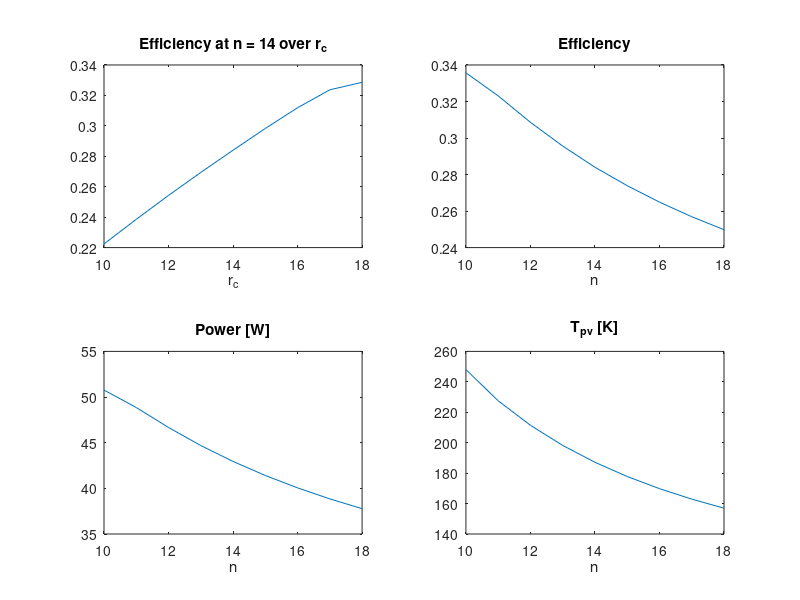

This chart was generated by the following MATLAB code:
%% Results for Task6a
% ErrorEQ > 1e-5 for rc = 14, 15, 16, 17, 18
n_10 =    [10.0000   11.0000   12.0000   13.0000   14.0000   15.0000   16.0000   17.0000   18.0000; ...
    0.1202    0.1323    0.1442    0.1553    0.1607    0.1545    0.1386    0.1246    0.1064; ...
    0.1787    0.1869    0.1944    0.2014    0.2086    0.2161    0.2257    0.2326    0.2427; ...
    0.2774    0.2945    0.3106    0.3254    0.3357    0.3361    0.3331    0.3253    0.3233; ...
   29.9642   34.9824   40.2548   45.6916   50.7637   54.4531   57.5559   59.7338   62.8491; ...
  217.8808  225.8618  233.3652  240.5334  248.0469  256.2500  267.0532  275.0000  287.1887];
  
% ErrorEQ > 1e-5 for rc = 15, 16, 17, 18
n_11 =    [10.0000   11.0000   12.0000   13.0000   14.0000   15.0000   16.0000   17.0000   18.0000; ...
    0.1202    0.1323    0.1443    0.1562    0.1674    0.1735    0.1694    0.1543    0.1383; ...
    0.1594    0.1672    0.1743    0.1809    0.1870    0.1932    0.1991    0.2085    0.2167; ...
    0.2605    0.2774    0.2935    0.3088    0.3231    0.3332    0.3327    0.3303    0.3251; ...
   28.1343   32.9501   38.0318   43.3607   48.8504   53.9765   57.4861   60.6372   63.1910; ...
  201.3451  208.4714  215.1734  221.4920  227.5416  233.9063  240.0000  250.0000  259.1296];

% ErrorEQ > 1e-5 for rc = 16, 17, 18
n_12 =    [10.0000   11.0000   12.0000   13.0000   14.0000   15.0000   16.0000   17.0000   18.0000; ...
    0.1202    0.1323    0.1443    0.1563    0.1682    0.1793    0.1848    0.1788    0.1693; ...
    0.1429    0.1502    0.1569    0.1631    0.1688    0.1742    0.1799    0.1866    0.1912; ...
    0.2459    0.2626    0.2786    0.2939    0.3086    0.3223    0.3314    0.3321    0.3245; ...
   26.5602   31.1953   36.1005   41.2637   46.6667   52.2054   57.2727   60.9728   63.0830; ...
  187.9248  194.3355  200.3729  206.0656  211.4460  216.6275  222.1973  229.0180  233.7500];

n_13 = [10.0000   11.0000   12.0000   13.0000   14.0000   15.0000   16.0000   17.0000   18.0000; ...
    0.1202    0.1323    0.1443    0.1563    0.1683    0.1802    0.1909    0.1948    0.18755; ...
    0.1285    0.1354    0.1417    0.1476    0.1530    0.1580    0.1628    0.1681    0.1744; ...
    0.2333    0.2498    0.2656    0.2808    0.2956    0.3097    0.3226    0.3301    0.3292; ...
   25.1997   29.6733   34.4199   39.4287   44.6891   50.1791   55.7450   60.6080   64.0061; ...
  176.8802  182.6840  188.1577  193.3248  198.2065  202.8323  207.3425  212.4011  218.6262];

n_14 =    [10.0000   11.0000   12.0000   13.0000   14.0000   15.0000   16.0000   17.0000   18.0000;...
    0.1202    0.1323    0.1443    0.1563    0.1683    0.1803    0.1921    0.2018    0.2029;...
    0.1161    0.1226    0.1285    0.1340    0.1391    0.1439    0.1483    0.1526    0.1577;...
    0.2224    0.2386    0.2543    0.2694    0.2840    0.2983    0.3119    0.3237    0.3286;...
   24.0184   28.3475   32.9518   37.8210   42.9461   48.3169   53.8990   59.4229   63.8815;...
  167.6819  172.9659  177.9562  182.6727  187.1328  191.3529  195.3672  199.3864  204.1656];

%ErrorEQ is above 1e-5 for rc = 10
n_15 =    [10.0000   11.0000   12.0000   13.0000   14.0000   15.0000   16.0000   17.0000   18.0000;...
    0.1202    0.1323    0.1443    0.1563    0.1683    0.1804    0.1923    0.2038    0.2115;...
    0.1053    0.1113    0.1169    0.1221    0.1269    0.1314    0.1355    0.1395    0.1436;...
    0.2129    0.2289    0.2443    0.2593    0.2739    0.2880    0.3018    0.3149    0.3247;...
   22.9880   27.1878   31.6642   36.4077   41.4097   46.6622   52.1534   57.8127   63.1251;...
  159.9415  164.7767  169.3491  173.6756  177.7710  181.6484  185.3226  188.8478  192.5763];

%ErrorEQ is above 1e-5 for rc = 10
n_16 =    [10.0000   11.0000   12.0000   13.0000   14.0000   15.0000   16.0000   17.0000   18.0000;...
    0.1202    0.1323    0.1443    0.1563    0.1683    0.1804    0.1924    0.2043    0.2150;...
    0.0958    0.1014    0.1067    0.1116    0.1161    0.1203    0.1243    0.1280    0.1315;...
    0.2045    0.2203    0.2356    0.2504    0.2649    0.2790    0.2927    0.3061    0.3182;...
   22.0862   26.1694   30.5307   35.1608   40.0513   45.1952   50.5849   56.1994   61.8623;...
  153.3684  157.8134  162.0218  166.0083  169.7856  173.3648  176.7564  179.9784  183.1436];

%ErrorEQ is above 1e-5 for rc = 10, 17
n_17 =    [10.0000   11.0000   12.0000   13.0000   14.0000   15.0000   16.0000   17.0000   18.0000;...
    0.1202    0.1323    0.1443    0.1563    0.1683    0.1804    0.1924    0.2044    0.2160;...
    0.0904    0.0927    0.0976    0.1022    0.1065    0.1105    0.1142    0.1177    0.1210;...
    0.2035    0.2127    0.2278    0.2426    0.2569    0.2709    0.2846    0.2980    0.3109;...
   21.9740   25.2717   29.5293   34.0568   38.8465   43.8915   49.1855   54.7192   60.4370;...
  150.0000  151.8448  155.7343  159.4226  162.9206  166.2379  169.3832  172.3662  175.2221];

%ErrorEQ is above 1e-5 for rc = 10, 15
n_18 =   [10.0000   11.0000   12.0000   13.0000   14.0000   15.0000   16.0000   17.0000   18.0000;...
    0.1205    0.1323    0.1443    0.1563    0.1683    0.1804    0.1924    0.2044    0.2163;...
    0.0801    0.0850    0.0896    0.0940    0.0980    0.1018    0.1053    0.1086    0.1117;...
    0.1909    0.2060    0.2210    0.2356    0.2498    0.2638    0.2774    0.2908    0.3038;...
   20.6186   24.4775   28.6415   33.0762   37.7744   42.7296   47.9358   53.3870   59.0631;...
  142.8893  146.6921  150.3006  153.7258  156.9772  160.0630  162.9910  165.7681  168.4083];

nVec = linspace(10,18,9);
rcSelect14 = [n_14(4,1);...
    n_14(4,2);...
    n_14(4,3);...
    n_14(4,4);...
    n_14(4,5);...
    n_14(4,6);...
    n_14(4,7);...
    n_14(4,8);...
    n_14(4,9)];

effVec = [n_10(4,5);...
    n_11(4,5);...
    n_12(4,5);...
    n_13(4,5);...
    n_14(4,5);...
    n_15(4,5);...
    n_16(4,5);...
    n_17(4,5);...
    n_18(4,5)];

powerVec = [n_10(5,5);...
    n_11(5,5);...
    n_12(5,5);...
    n_13(5,5);...
    n_14(5,5);...
    n_15(5,5);...
    n_16(5,5);...
    n_17(5,5);...
    n_18(5,5)];

T_pvVec = [n_10(6,5);...
    n_11(6,5);...
    n_12(6,5);...
    n_13(6,5);...
    n_14(6,5);...
    n_15(6,5);...
    n_16(6,5);...
    n_17(6,5);...
    n_18(6,5)];
    
    
%% Plot Results

subplot(2,2,1);
plot(nVec,rcSelect14);
title("Efficiency at n = 14 over r_c");
xlabel("r_c");
subplot(2,2,2);
plot(nVec,effVec);
title("Efficiency");
xlabel("n");
subplot(2,2,3);
plot(nVec,powerVec);
title("Power [W]");
xlabel("n");
subplot(2,2,4);
plot(nVec,T_pvVec);
title("T_p_v [K]");
xlabel("n");